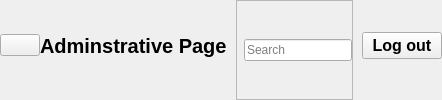
           <widget class="QWidget" name="header" native="true">
            <layout class="QHBoxLayout" name="horizontalLayout_4">
             <property name="spacing">
              <number>9</number>
             </property>
             <property name="leftMargin">
              <number>0</number>
             </property>
             <property name="topMargin">
              <number>0</number>
             </property>
             <property name="rightMargin">
              <number>0</number>
             </property>
             <property name="bottomMargin">
              <number>0</number>
             </property>
             <item alignment="Qt::AlignLeft">
              <widget class="QWidget" name="widget_3" native="true">
               <layout class="QHBoxLayout" name="horizontalLayout_5">
                <property name="spacing">
                 <number>0</number>
                </property>
                <property name="leftMargin">
                 <number>0</number>
                </property>
                <property name="topMargin">
                 <number>0</number>
                </property>
                <property name="rightMargin">
                 <number>0</number>
                </property>
                <item>
                 <widget class="QPushButton" name="menu_btn">
                  <property name="text">
                   <string/>
                  </property>
                  <property name="icon">
                   <iconset resource="1/2.qrc">
                    <normaloff>:/icon1/icons/menu.svg</normaloff>:/icon1/icons/menu.svg</iconset>
                  </property>
                  <property name="iconSize">
                   <size>
                    <width>24</width>
                    <height>24</height>
                   </size>
                  </property>
                 </widget>
                </item>
                <item>
                 <widget class="QLabel" name="appname">
                  <property name="font">
                   <font>
                    <pointsize>15</pointsize>
                    <weight>75</weight>
                    <bold>true</bold>
                   </font>
                  </property>
                  <property name="text">
                   <string>Adminstrative Page</string>
                  </property>
                 </widget>
                </item>
               </layout>
              </widget>
             </item>
             <item>
              <widget class="QFrame" name="search">
               <property name="frameShape">
                <enum>QFrame::StyledPanel</enum>
               </property>
               <property name="frameShadow">
                <enum>QFrame::Raised</enum>
               </property>
               <layout class="QHBoxLayout" name="horizontalLayout_7">
                <property name="spacing">
                 <number>0</number>
                </property>
                <property name="leftMargin">
                 <number>0</number>
                </property>
                <property name="topMargin">
                 <number>0</number>
                </property>
                <property name="rightMargin">
                 <number>0</number>
                </property>
                <property name="bottomMargin">
                 <number>0</number>
                </property>
                <item>
                 <widget class="QLabel" name="label_2">
                  <property name="text">
                   <string/>
                  </property>
                  <property name="pixmap">
                   <pixmap resource="1/2.qrc">:/icon1/icons/search.svg</pixmap>
                  </property>
                  <property name="scaledContents">
                   <bool>false</bool>
                  </property>
                 </widget>
                </item>
                <item>
                 <widget class="QLineEdit" name="lineEdit">
                  <property name="placeholderText">
                   <string>Search </string>
                  </property>
                 </widget>
                </item>
               </layout>
              </widget>
             </item>
             <item alignment="Qt::AlignRight">
              <widget class="QWidget" name="widget_5" native="true">
               <layout class="QHBoxLayout" name="horizontalLayout_9">
                <property name="spacing">
                 <number>0</number>
                </property>
                <property name="leftMargin">
                 <number>0</number>
                </property>
                <property name="topMargin">
                 <number>0</number>
                </property>
                <property name="rightMargin">
                 <number>0</number>
                </property>
                <property name="bottomMargin">
                 <number>9</number>
                </property>
                <item>
                 <widget class="QPushButton" name="account_btn">
                  <property name="font">
                   <font>
                    <pointsize>12</pointsize>
                    <weight>75</weight>
                    <bold>true</bold>
                   </font>
                  </property>
                  <property name="text">
                   <string>Log out</string>
                  </property>
                  <property name="icon">
                   <iconset resource="1/2.qrc">
                    <normaloff>:/icon2/icon_white/log-out.svg</normaloff>:/icon2/icon_white/log-out.svg</iconset>
                  </property>
                  <property name="iconSize">
                   <size>
                    <width>32</width>
                    <height>32</height>
                   </size>
                  </property>
                 </widget>
                </item>
               </layout>
              </widget>
             </item>
            </layout>
           </widget>
